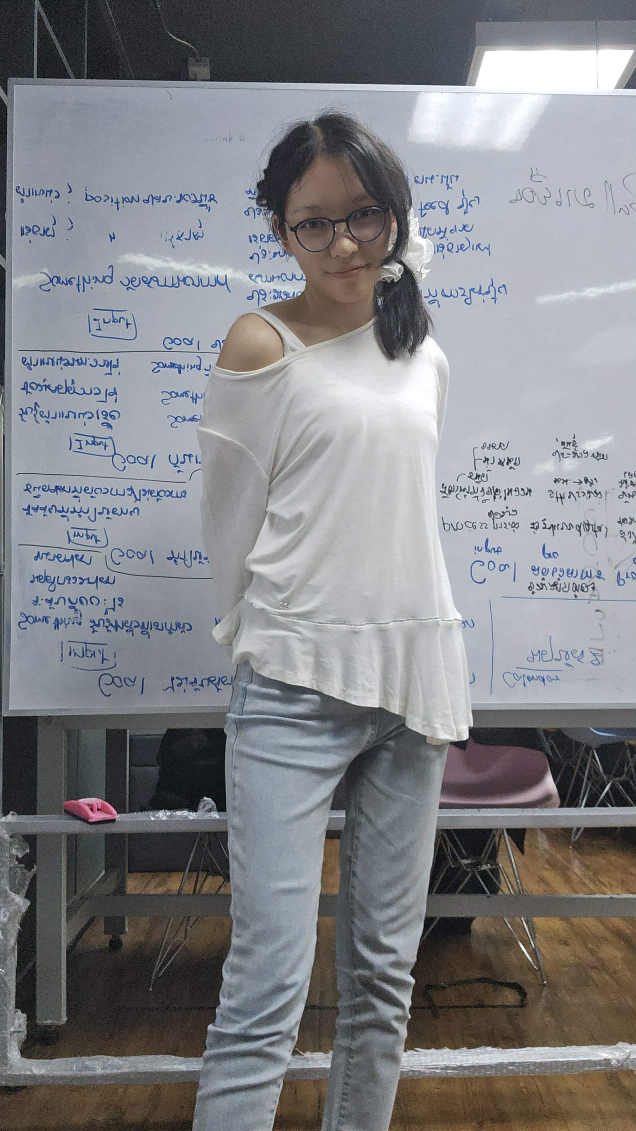
#> input picture my_reference.jpg, 1908 x 3392 px (shown at 1/3 size)
$ python color_detect.py ../my_reference.jpg 3
#> lines starting #> are read from the running program, lines starting #| are printed output that depends on the picture
#!/usr/bin/env python3
"""
Reliable dominant-color extraction using HSV + a curated named-color palette.

Palette inspired by:
  - https://www.w3schools.com/colors/colors_groups.asp
  - CSS Color Module Level 4 named colors

Usage:
    from color_detect import dominant_colors
    colors = dominant_colors("photo.jpg", top_k=3)
    # -> [{"name": "navy", "hex": "#000080", "pct": 0.42}, ...]

    python color_detect.py path/to/photo.jpg
"""

from collections import Counter
from pathlib import Path
from typing import List, Dict

import numpy as np
from PIL import Image, ImageOps

# H in OpenCV range 0-179, S/V 0-255
PALETTE = [
    # Neutrals
    {"name": "black",      "hex": "#000000", "h": (0, 180), "s": (0, 55),   "v": (0, 45)},
    {"name": "white",      "hex": "#FFFFFF", "h": (0, 180), "s": (0, 35),   "v": (200, 255)},
    {"name": "gray",       "hex": "#808080", "h": (0, 180), "s": (0, 45),   "v": (45, 190)},
    {"name": "beige",      "hex": "#F5F5DC", "h": (18, 42), "s": (10, 70),  "v": (170, 255)},
    {"name": "cream",      "hex": "#FFFDD0", "h": (25, 50), "s": (5, 45),   "v": (210, 255)},
    # Blues
    {"name": "navy",       "hex": "#000080", "h": (100, 130), "s": (80, 255), "v": (15, 95)},
    {"name": "blue",       "hex": "#0000FF", "h": (100, 130), "s": (90, 255), "v": (70, 220)},
    {"name": "light_blue", "hex": "#ADD8E6", "h": (90, 120),  "s": (25, 130), "v": (150, 255)},
    # Reds / Pinks
    {"name": "red",        "hex": "#FF0000", "h": (0, 12),   "s": (110, 255), "v": (70, 255)},
    {"name": "burgundy",   "hex": "#800020", "h": (160, 180),"s": (90, 255),  "v": (25, 110)},
    {"name": "pink",       "hex": "#FFC0CB", "h": (145, 175),"s": (35, 160),  "v": (150, 255)},
    # Greens
    {"name": "green",      "hex": "#008000", "h": (40, 85),  "s": (70, 255),  "v": (35, 180)},
    {"name": "olive",      "hex": "#808000", "h": (28, 55),  "s": (50, 200),  "v": (35, 140)},
    # Yellows / Oranges
    {"name": "yellow",     "hex": "#FFFF00", "h": (20, 38),  "s": (90, 255),  "v": (140, 255)},
    {"name": "orange",     "hex": "#FFA500", "h": (8, 25),   "s": (110, 255), "v": (110, 255)},
    # Browns
    {"name": "brown",      "hex": "#8B4513", "h": (8, 28),   "s": (70, 255),  "v": (25, 115)},
    {"name": "tan",        "hex": "#D2B48C", "h": (15, 38),  "s": (35, 130),  "v": (110, 200)},
    # Purple
    {"name": "purple",     "hex": "#800080", "h": (125, 160),"s": (70, 255),  "v": (35, 180)},
]


def _rgb_to_hsv(rgb: np.ndarray) -> np.ndarray:
    """RGB uint8 (N,3) → OpenCV-style HSV (H 0-179, S/V 0-255)."""
    rgb = rgb.astype(np.float32) / 255.0
    r, g, b = rgb[:, 0], rgb[:, 1], rgb[:, 2]
    mx = np.maximum(np.maximum(r, g), b)
    mn = np.minimum(np.minimum(r, g), b)
    diff = mx - mn

    h = np.zeros_like(mx)
    mask = diff > 1e-6
    idx = (mx == r) & mask
    h[idx] = (60.0 * ((g[idx] - b[idx]) / diff[idx]) + 360.0) % 360.0
    idx = (mx == g) & mask
    h[idx] = 60.0 * ((b[idx] - r[idx]) / diff[idx]) + 120.0
    idx = (mx == b) & mask
    h[idx] = 60.0 * ((r[idx] - g[idx]) / diff[idx]) + 240.0

    s = np.where(mx > 1e-6, diff / mx, 0.0)
    v = mx
    return np.stack([
        (h / 2.0).astype(np.uint8),
        (s * 255.0).astype(np.uint8),
        (v * 255.0).astype(np.uint8),
    ], axis=1)


def _match_palette(h: int, s: int, v: int) -> str:
    best_name, best_dist = "unknown", 1e9
    for c in PALETTE:
        h0, h1 = c["h"]
        s0, s1 = c["s"]
        v0, v1 = c["v"]
        # handle red wrap-around
        in_h = (h0 <= h <= h1) if h0 <= h1 else (h >= h0 or h <= h1)
        if not (in_h and s0 <= s <= s1 and v0 <= v <= v1):
            continue
        hc = (h0 + h1) / 2.0 if h0 <= h1 else ((h0 + h1 + 180) % 180)
        dh = min(abs(h - hc), 180 - abs(h - hc))
        ds = abs(s - (s0 + s1) / 2.0)
        dv = abs(v - (v0 + v1) / 2.0)
        dist = dh * 2.0 + ds * 0.5 + dv * 0.3
        if dist < best_dist:
            best_dist = dist
            best_name = c["name"]
    return best_name


def dominant_colors(image_path: str | Path, top_k: int = 3, sample: int = 25000) -> List[Dict]:
    """
    Return the top-k dominant named colors of an image.

    Each item: {"name": str, "hex": str, "pct": float}
    """
#> called with image_path = '../my_reference.jpg', top_k = 3, sample = 25000
    path = Path(image_path)
    with Image.open(path) as im:
#> im is the input picture: PIL image 1908x3392 RGB; mean R, G, B 129.6, 130.7, 134.3
        im = ImageOps.exif_transpose(im).convert("RGB")
        im.thumbnail((450, 450))
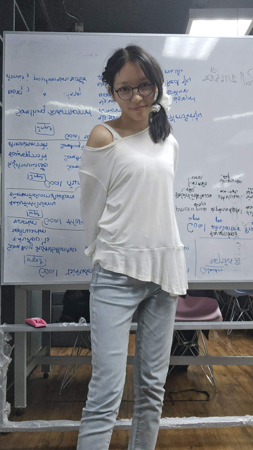
#> im: PIL image 253x450 RGB; mean R, G, B 129.6, 130.7, 134.2
        arr = np.asarray(im).reshape(-1, 3)

    if len(arr) > sample:
        rng = np.random.default_rng(42)
        idx = rng.choice(len(arr), sample, replace=False)
        arr = arr[idx]

    hsv = _rgb_to_hsv(arr)
    names = [_match_palette(int(h), int(s), int(v)) for h, s, v in hsv]
#> names = 25000 items

    cnt = Counter(names)
#> cnt = 16 items
    total = sum(cnt.values()) or 1
#> total = 25000
    name_to_hex = {c["name"]: c["hex"] for c in PALETTE}

    result = []
    for name, n in cnt.most_common(top_k + 2):
        if name == "unknown":
            continue
        result.append({
            "name": name,
            "hex": name_to_hex.get(name, "#888888"),
            "pct": round(n / total, 3),
        })
        if len(result) >= top_k:
            break
#> this loop made 4 passes
#> (name, n) on passes 1 to 4: ('gray', 11392), ('unknown', 4363), ('white', 2620), ('light_blue', 2529)
#> after the loop, result = 3 items
    return result


if __name__ == "__main__":
    import sys
    if len(sys.argv) < 2:
        print("Usage: python color_detect.py <image> [top_k]")
        sys.exit(1)
    k = int(sys.argv[2]) if len(sys.argv) > 2 else 3
    for c in dominant_colors(sys.argv[1], top_k=k):
        print(f"{c['name']:12} {c['hex']}  {c['pct']:.1%}")
